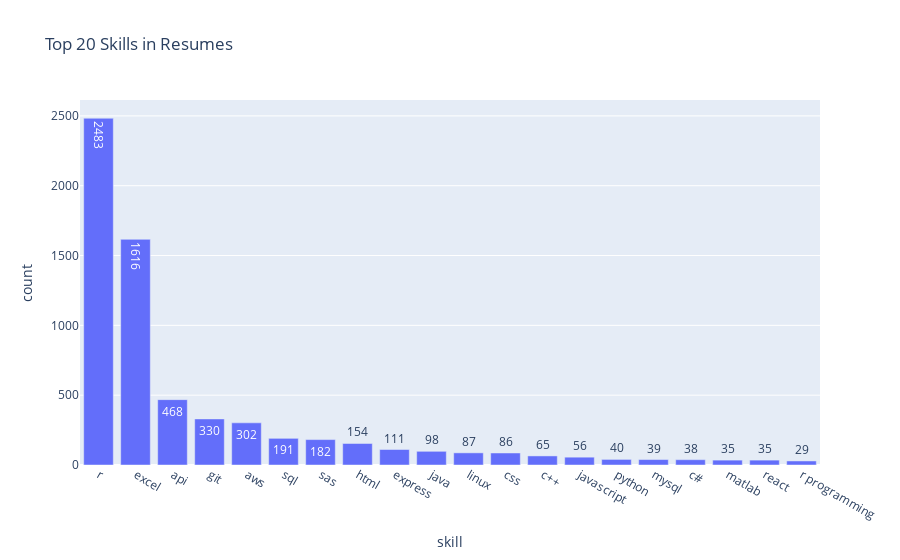

Write notebook code for a chart like this one.
### Code cell
fig = px.bar(skill_counts.head(20), x='skill', y='count', title='Top 20 Skills in Resumes', text='count')
fig.show()

### Figure 1 — Plotly figure (JSON) as saved in the notebook; plotly's stock layout.template omitted (floating-point values rounded to 4 significant figures)
{"data": [{"hovertemplate": "skill=%{x}<br>count=%{text}<extra></extra>", "legendgroup": "", "marker": {"color": "#636efa", "pattern": {"shape": ""}}, "name": "", "orientation": "v", "showlegend": false, "text": [2483.0, 1616.0, 468.0, 330.0, 302.0, 191.0, 182.0, 154.0, 111.0, 98.0, 87.0, 86.0, 65.0, 56.0, 40.0, 39.0, 38.0, 35.0, 35.0, 29.0], "textposition": "auto", "type": "bar", "x": ["r", "excel", "api", "git", "aws", "sql", "sas", "html", "express", "java", "linux", "css", "c++", "javascript", "python", "mysql", "c#", "matlab", "react", "r programming"], "xaxis": "x", "y": [2483, 1616, 468, 330, 302, 191, 182, 154, 111, 98, 87, 86, 65, 56, 40, 39, 38, 35, 35, 29], "yaxis": "y"}], "layout": {"barmode": "relative", "legend": {"tracegroupgap": 0}, "title": {"text": "Top 20 Skills in Resumes"}, "xaxis": {"anchor": "y", "domain": [0, 1], "title": {"text": "skill"}}, "yaxis": {"anchor": "x", "domain": [0, 1], "title": {"text": "count"}}}}
